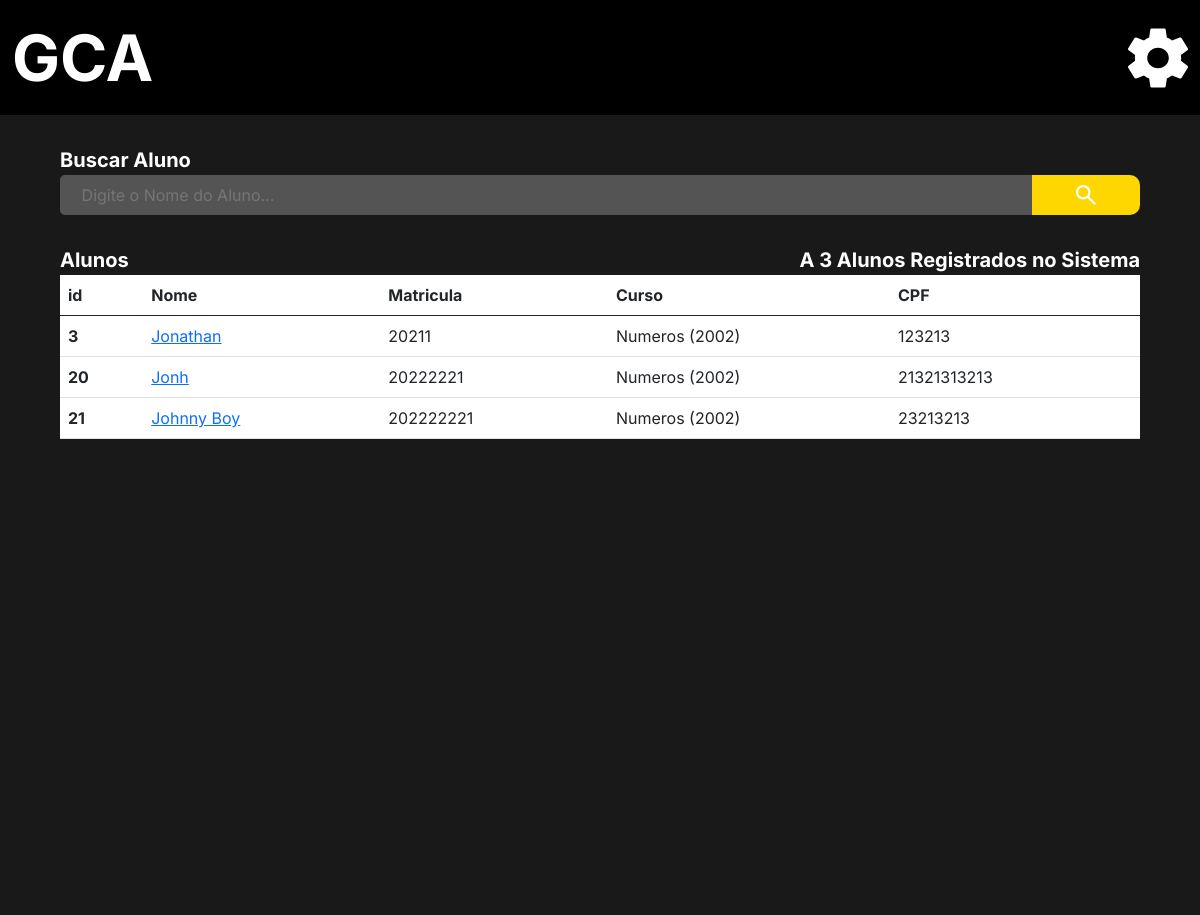
The app's page /adm/list_students/ (signed in) with its own data.
### Users/models.py (models this page shows, shortened)
class CustomUser(AbstractUser):
    image = models.ImageField(upload_to='Media', blank=True, null=False, default='Media/no_image_dafaut.jpg')
    matricula = models.CharField("Matricula", max_length=150, unique=True)
    username = models.CharField(("Nome"), max_length=50, unique=False, primary_key=None)
    email = models.EmailField("E-mail", unique=True)
    cpf = models.CharField("CPF", max_length=14, unique=True)
    phone = models.CharField("Telefone", max_length=15, blank=True, null=True)
    data_de_nascimento = models.DateField('Data de Nascimento', blank=True, null=True)
    primeiro_login = models.BooleanField(default=True)
    curso_relacao = models.ForeignKey("administrador.Curso", verbose_name=("Curso"), blank=True, null=True,on_delete=models.SET_NULL)
    disciplina_relacao = models.ManyToManyField("administrador.Disciplina", verbose_name=("Disciplina"), blank=True)
    disciplina_concluidas = models.ManyToManyField("administrador.Disciplina", related_name='Disciplina_cluidas', verbose_name=("Disciplina Concluidas"), blank=True)
    is_staff = models.BooleanField('Membro da equipe', default=True)
    USERNAME_FIELD = 'matricula'
    REQUIRED_FIELDS = ['username' , 'email' ,'cpf', 'phone']
    objects = UserManager()

### administrador/models.py (models this page shows)
class Curso (models.Model):
    nome = models.CharField(("Nome do Curso"), max_length=150, null=False, blank=False)
    ano = models.DateField("Ano")
    periodos =  models.IntegerField(('Total de peridodos'), null=False, blank=False)
    disciplina = models.ManyToManyField("administrador.Disciplina", verbose_name=("Disciplinas"),blank=False)
    coordenador = models.ForeignKey(User, verbose_name=("Coordenador"), on_delete=models.SET_NULL, null=True)
    verbose_name = 'Curso'
    verbose_name_plural = 'Cursos'
    def __str__(self):
        return self.nome +' ('+ str(self.ano.year) +')'

### administrador/views.py (the view)
# urls.py: path('adm/list_students/',  lista_Aluno, name = 'lista_Aluno'),
@login_required(login_url='/user/login/')
def lista_Aluno(request):
    if request.user.is_superuser == True:
        student_group = Group.objects.get(name='Aluno')
        student = User.objects.all().filter(groups=student_group)
        total_de_alunos = len(User.objects.filter(groups=student_group))
        return render(request, 'aluno_lista.html', {'grupo_aluno': total_de_alunos,
                                                    "aluno": student})
    else:
        return redirect ('http://127.0.0.1:8000/',{})

### administrador/templates/aluno_lista.html (shortened to what this page needs)
{% extends 'base.admin.html' %}
{% load static %}
{% block import_title_css %}
    <link href="https://cdn.jsdelivr.net/npm/bootstrap@5.0.2/dist/css/bootstrap.min.css" rel="stylesheet">
    <link rel="stylesheet" href="{% static 'css/lista_cursos.css' %}">
{% endblock %}
{% block main %}
<div class="main">
    <div class="search_box">
        <form action=""  method="">
            <div>
                <label for="search_box">Buscar Aluno</label>
            </div>
            <div class="search_bar">
                <input type="" id="search_box" name="search_box" placeholder="Digite o Nome do Aluno...">
                <button class="enviar_botao">
                    <img class="lupa" src="{% static 'icons/search_thing.svg' %}" alt="">
                </button>
            </div>
        </form>
    </div>
    <div class="center">
        <div class="two_lables">
            <div>
                <p class="label_title">Alunos</p>
                <p class="label_title">A {{grupo_aluno}} Alunos Registrados no Sistema</p>
            </div>
        </div>
    </div>
    <div class="center_2">
        <div class="list">
            <table class="table" >
                <thead>
                  <tr>
                    <th scope="col">id</th>
                    <th scope="col">Nome</th>
                    <th scope="col">Matricula</th>
                    <th class="curso_width" scope="col">Curso</th>
                    <th class="cpf_width" scope="col">CPF</th>
                  </tr>
                </thead>
                <tbody>
                    {% for dados in aluno %}
                        <tr>
                            <th scope="row"> {{dados.id}} </th>
                            <td><a href="{% url 'aluno' dados.id %}">{{dados.username}}</a></td>
                            <td>{{dados.matricula}}</td>
                            <td class="curso_width">{{dados.curso_relacao}}</td>
                            <td class="cpf_width">{{dados.cpf}}</td>
                        </tr>
                    {% endfor %}
                </tbody>
              </table>
        </div>
    </div>
</div>
{% endblock %}

### static/css/base.css (style rules this page uses)
* { margin: 0%; padding: 0%; border: 0%; font-family: inter; text-decoration: none; }
a { text-decoration: none; }

### static/css/modal_menu.css (style rules this page uses)
p { margin-bottom: 0px !important; }

### administrador/static/css/lista_cursos.css (style rules this page uses)
.main { background-color: #191919; min-height: 100vh; max-height: calc(max-content + 100px); border: none; }
form { padding-top: 30px; display: flex; flex-direction: column; justify-content: center; align-items: center; }
.search_bar { display: flex; justify-content: left; }
#search_box { border: none; border-radius: 5px 0px 0px 5px; }
.search_box div { width: 90%; }
.search_bar input { width: 90%; padding-left: 2%; background-color: #545454; color: #9B9B9B; outline: none; }
form div label { font-size: 20px; color: white; font-weight: bold; }
.lupa { z-index: 0; background-color: #FFD700; padding: 5px 15px 5px 15px; border-radius: 0px 10px 10px 0px; cursor: pointer; width: 126px; height: 30px; }
.enviar_botao { width: 10%; background-color: #FFD700; padding: 5px 15px 5px 15px; border-radius: 0px 10px 10px 0px; border: none; cursor: pointer; display: flex; align-content: center; overflow: hidden; justify-content: center; }
.center { padding-top: 30px; display: flex; flex-direction: column; justify-content: center; align-items: center; }
.two_lables { width: 90%; }
.two_lables div { display: flex; justify-content: space-between; }
.two_lables p { text-align: center; color: white; font-size: 20px; font-weight: bold; }
.center_2 { padding-left: 5%; padding-Right: 5%; padding-bottom: 5%; }
.table { width: 100%; background-color: white; }
.curso_width { max-width: 125px; }

### records on screen
CustomUser: id "3", username "Jonathan", matricula "20211", curso_relacao "Numeros (2002)", cpf "123213"
CustomUser: id "20", username "Jonh", matricula "20222221", curso_relacao "Numeros (2002)", cpf "21321313213"
CustomUser: id "21", username "Johnny Boy", matricula "202222221", curso_relacao "Numeros (2002)", cpf "23213213"

### other values on screen
{{ grupo_aluno }} "3"
